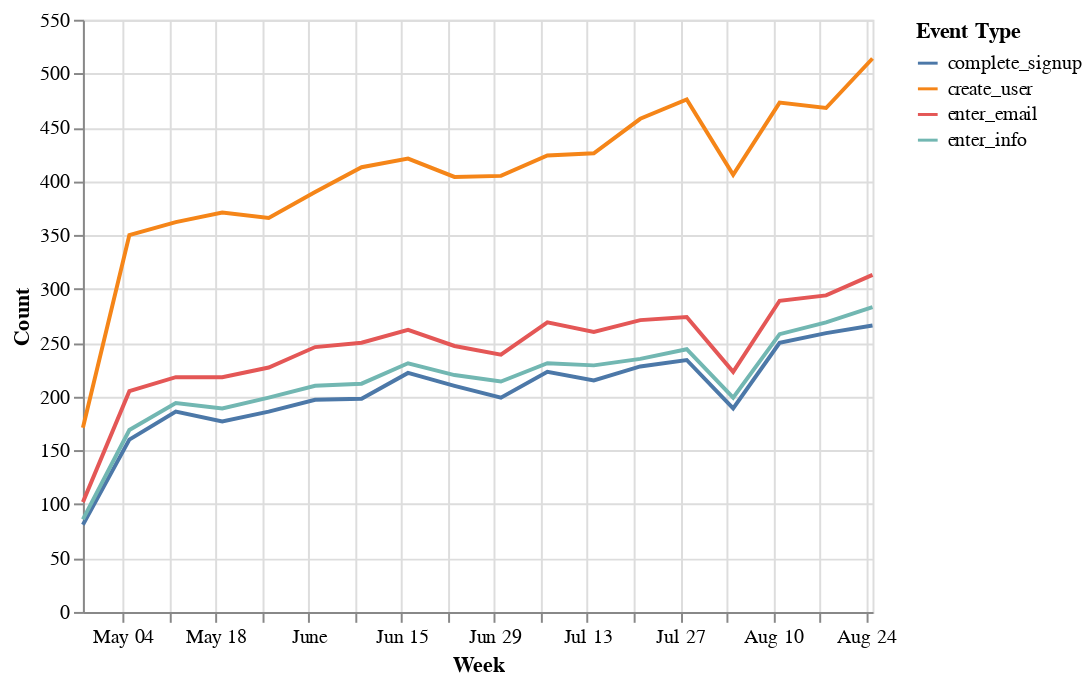

Write notebook code for a chart like this one.
### Code cell
alt.Chart(signup_events).mark_line().encode(
    x='Week',
    y='Count',
    color='Event Type'
)

### Figure 1 — Vega-Lite specification as saved in the notebook (floating-point values rounded to 4 significant figures)
{"$schema": "https://vega.github.io/schema/vega-lite/v2.6.0.json", "config": {"view": {"height": 300, "width": 400}}, "data": {"name": "data-cfc0f31e0de3089782b016b0d3da3f41"}, "datasets": {"data-cfc0f31e0de3089782b016b0d3da3f41": [{"Count": 81, "Event Type": "complete_signup", "Week": "2014-04-28T00:00:00"}, {"Count": 171, "Event Type": "create_user", "Week": "2014-04-28T00:00:00"}, {"Count": 102, "Event Type": "enter_email", "Week": "2014-04-28T00:00:00"}, {"Count": 86, "Event Type": "enter_info", "Week": "2014-04-28T00:00:00"}, {"Count": 160, "Event Type": "complete_signup", "Week": "2014-05-05T00:00:00"}, {"Count": 350, "Event Type": "create_user", "Week": "2014-05-05T00:00:00"}, {"Count": 205, "Event Type": "enter_email", "Week": "2014-05-05T00:00:00"}, {"Count": 169, "Event Type": "enter_info", "Week": "2014-05-05T00:00:00"}, {"Count": 186, "Event Type": "complete_signup", "Week": "2014-05-12T00:00:00"}, {"Count": 362, "Event Type": "create_user", "Week": "2014-05-12T00:00:00"}, {"Count": 218, "Event Type": "enter_email", "Week": "2014-05-12T00:00:00"}, {"Count": 194, "Event Type": "enter_info", "Week": "2014-05-12T00:00:00"}, {"Count": 177, "Event Type": "complete_signup", "Week": "2014-05-19T00:00:00"}, {"Count": 371, "Event Type": "create_user", "Week": "2014-05-19T00:00:00"}, {"Count": 218, "Event Type": "enter_email", "Week": "2014-05-19T00:00:00"}, {"Count": 189, "Event Type": "enter_info", "Week": "2014-05-19T00:00:00"}, {"Count": 186, "Event Type": "complete_signup", "Week": "2014-05-26T00:00:00"}, {"Count": 366, "Event Type": "create_user", "Week": "2014-05-26T00:00:00"}, {"Count": 227, "Event Type": "enter_email", "Week": "2014-05-26T00:00:00"}, {"Count": 199, "Event Type": "enter_info", "Week": "2014-05-26T00:00:00"}, {"Count": 197, "Event Type": "complete_signup", "Week": "2014-06-02T00:00:00"}, {"Count": 390, "Event Type": "create_user", "Week": "2014-06-02T00:00:00"}, {"Count": 246, "Event Type": "enter_email", "Week": "2014-06-02T00:00:00"}, {"Count": 210, "Event Type": "enter_info", "Week": "2014-06-02T00:00:00"}, {"Count": 198, "Event Type": "complete_signup", "Week": "2014-06-09T00:00:00"}, {"Count": 413, "Event Type": "create_user", "Week": "2014-06-09T00:00:00"}, {"Count": 250, "Event Type": "enter_email", "Week": "2014-06-09T00:00:00"}, {"Count": 212, "Event Type": "enter_info", "Week": "2014-06-09T00:00:00"}, {"Count": 222, "Event Type": "complete_signup", "Week": "2014-06-16T00:00:00"}, {"Count": 421, "Event Type": "create_user", "Week": "2014-06-16T00:00:00"}, {"Count": 262, "Event Type": "enter_email", "Week": "2014-06-16T00:00:00"}, {"Count": 231, "Event Type": "enter_info", "Week": "2014-06-16T00:00:00"}, {"Count": 210, "Event Type": "complete_signup", "Week": "2014-06-23T00:00:00"}, {"Count": 404, "Event Type": "create_user", "Week": "2014-06-23T00:00:00"}, {"Count": 247, "Event Type": "enter_email", "Week": "2014-06-23T00:00:00"}, {"Count": 220, "Event Type": "enter_info", "Week": "2014-06-23T00:00:00"}, {"Count": 199, "Event Type": "complete_signup", "Week": "2014-06-30T00:00:00"}, {"Count": 405, "Event Type": "create_user", "Week": "2014-06-30T00:00:00"}, {"Count": 239, "Event Type": "enter_email", "Week": "2014-06-30T00:00:00"}, {"Count": 214, "Event Type": "enter_info", "Week": "2014-06-30T00:00:00"}, {"Count": 223, "Event Type": "complete_signup", "Week": "2014-07-07T00:00:00"}, {"Count": 424, "Event Type": "create_user", "Week": "2014-07-07T00:00:00"}, {"Count": 269, "Event Type": "enter_email", "Week": "2014-07-07T00:00:00"}, {"Count": 231, "Event Type": "enter_info", "Week": "2014-07-07T00:00:00"}, {"Count": 215, "Event Type": "complete_signup", "Week": "2014-07-14T00:00:00"}, {"Count": 426, "Event Type": "create_user", "Week": "2014-07-14T00:00:00"}, {"Count": 260, "Event Type": "enter_email", "Week": "2014-07-14T00:00:00"}, {"Count": 229, "Event Type": "enter_info", "Week": "2014-07-14T00:00:00"}, {"Count": 228, "Event Type": "complete_signup", "Week": "2014-07-21T00:00:00"}, {"Count": 458, "Event Type": "create_user", "Week": "2014-07-21T00:00:00"}, {"Count": 271, "Event Type": "enter_email", "Week": "2014-07-21T00:00:00"}, {"Count": 235, "Event Type": "enter_info", "Week": "2014-07-21T00:00:00"}, {"Count": 234, "Event Type": "complete_signup", "Week": "2014-07-28T00:00:00"}, {"Count": 476, "Event Type": "create_user", "Week": "2014-07-28T00:00:00"}, {"Count": 274, "Event Type": "enter_email", "Week": "2014-07-28T00:00:00"}, {"Count": 244, "Event Type": "enter_info", "Week": "2014-07-28T00:00:00"}, {"Count": 189, "Event Type": "complete_signup", "Week": "2014-08-04T00:00:00"}, {"Count": 406, "Event Type": "create_user", "Week": "2014-08-04T00:00:00"}, {"Count": 223, "Event Type": "enter_email", "Week": "2014-08-04T00:00:00"}, {"Count": 199, "Event Type": "enter_info", "Week": "2014-08-04T00:00:00"}, {"Count": 250, "Event Type": "complete_signup", "Week": "2014-08-11T00:00:00"}, {"Count": 473, "Event Type": "create_user", "Week": "2014-08-11T00:00:00"}, {"Count": 289, "Event Type": "enter_email", "Week": "2014-08-11T00:00:00"}, {"Count": 258, "Event Type": "enter_info", "Week": "2014-08-11T00:00:00"}, {"Count": 259, "Event Type": "complete_signup", "Week": "2014-08-18T00:00:00"}, {"Count": 468, "Event Type": "create_user", "Week": "2014-08-18T00:00:00"}, {"Count": 294, "Event Type": "enter_email", "Week": "2014-08-18T00:00:00"}, {"Count": 269, "Event Type": "enter_info", "Week": "2014-08-18T00:00:00"}, {"Count": 266, "Event Type": "complete_signup", "Week": "2014-08-25T00:00:00"}, {"Count": 514, "Event Type": "create_user", "Week": "2014-08-25T00:00:00"}, {"Count": 313, "Event Type": "enter_email", "Week": "2014-08-25T00:00:00"}, {"Count": 283, "Event Type": "enter_info", "Week": "2014-08-25T00:00:00"}]}, "encoding": {"color": {"field": "Event Type", "type": "nominal"}, "x": {"field": "Week", "type": "temporal"}, "y": {"field": "Count", "type": "quantitative"}}, "mark": "line"}
